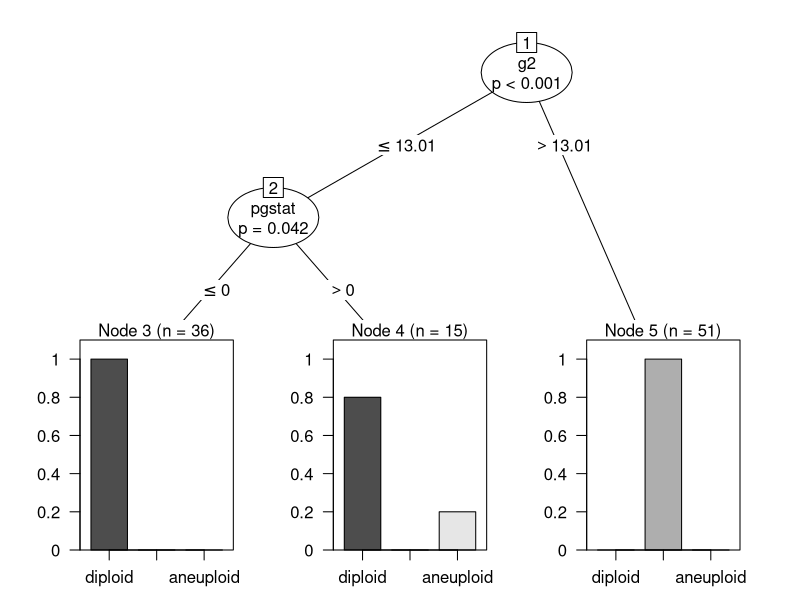

Reproduce this figure in R.
## ---- chunk 1
library(rpart) 
library(party)

data(stagec)	 
str(stagec)
## ---- chunk 2
stagec1<- subset(stagec, !is.na(g2))
stagec2<- subset(stagec1, !is.na(gleason))
stagec3<- subset(stagec2, !is.na(eet))
str(stagec3)
## ---- chunk 3
set.seed(1234)
ind <- sample(2, nrow(stagec3), replace=TRUE, prob=c(0.7, 0.3))

ind
## ---- chunk 4
trainData <- stagec3[ind==1, ]
testData <- stagec3[ind==2, ]

tree <- ctree(ploidy ~ ., data=trainData)
tree
plot(tree)
## ---- chunk 5
testPred = predict(tree, newdata=testData)
table(testPred, testData$ploidy)

## ---- chunk 6
sum(testPred==testData$ploidy)/length(testPred)*100
